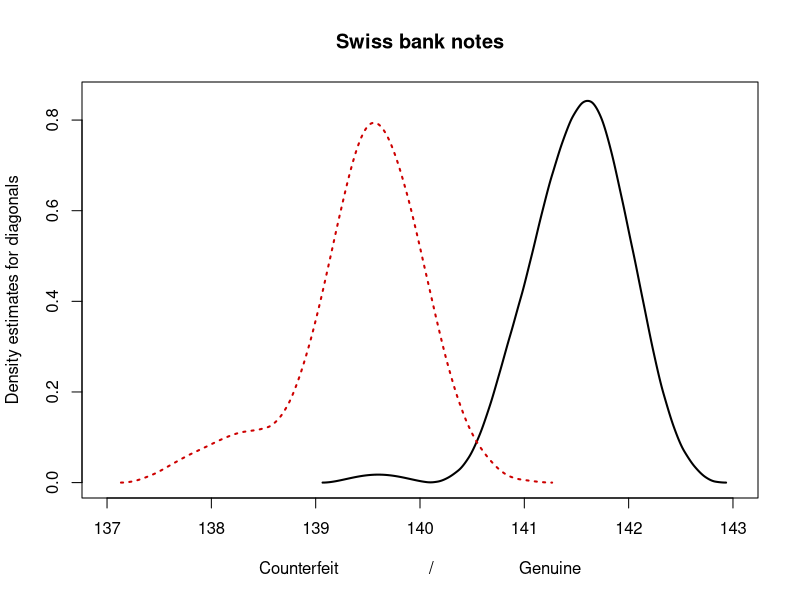

Source code (R):

# clear variables and close windows
rm(list = ls(all = TRUE))
graphics.off()

# install and load packages
libraries = c("KernSmooth")
lapply(libraries, function(x) if (!(x %in% installed.packages())) {
install.packages(x)
})
lapply(libraries, library, quietly = TRUE, character.only = TRUE)

# load data
x  = read.table("bank2.dat")
x1 = x[1:100, 6]
x2 = x[101:200, 6]

# Compute kernel density estimate
fh1 = bkde(x1, kernel = "biweight")  
fh2 = bkde(x2, kernel = "biweight")  

# plot
plot(fh1, type = "l", lwd = 2, xlab = "Counterfeit                  /                 Genuine", 
    ylab = "Density estimates for diagonals", col = "black", main = "Swiss bank notes", 
    xlim = c(137, 143), ylim = c(0, 0.85)) 
lines(fh2, lty = "dotted", lwd = 2, col = "red3")
